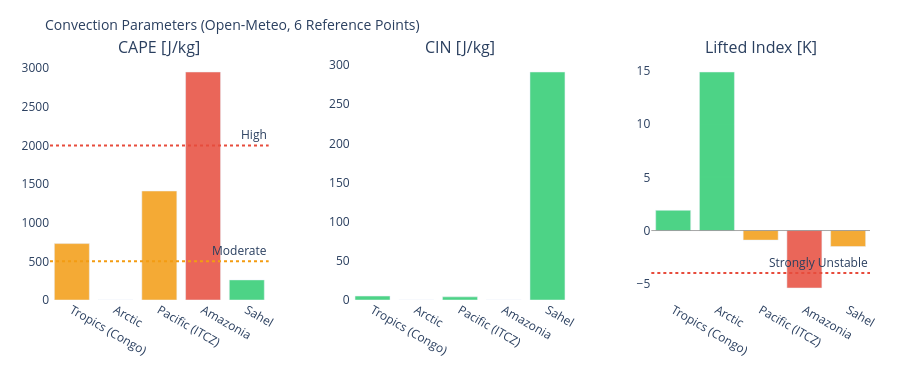

The notebook cell saved with this chart:
### Markdown cell above
---
## 3. Visualizations

### Code cell
# ============================================================
# CAPE / CIN / LIFTED INDEX – Convection potential
# ============================================================

if not df_atm.empty:
    fig = make_subplots(
        rows=1, cols=3,
        subplot_titles=['CAPE [J/kg]', 'CIN [J/kg]', 'Lifted Index [K]'],
        horizontal_spacing=0.1
    )
    pts = df_atm['point'].tolist()
    pt_colors = ['#E85D24','#185FA5','#888780','#378ADD','#639922','#F2A623']

    # CAPE – höher = mehr Gewitterpotential
    cape_vals = df_atm['cape'].fillna(0).tolist()
    cape_colors = ['#e74c3c' if v > 2000 else '#f39c12' if v > 500 else '#2ecc71'
                   for v in cape_vals]
    fig.add_trace(go.Bar(x=pts, y=cape_vals, marker_color=cape_colors,
                         opacity=0.85, showlegend=False), row=1, col=1)
    fig.add_hline(y=2000, line_dash='dot', line_color='#e74c3c',
                  annotation_text='High', row=1, col=1)
    fig.add_hline(y=500,  line_dash='dot', line_color='#f39c12',
                  annotation_text='Moderate', row=1, col=1)

    # CIN – negativer = stärker gedeckelt (weniger Auslöse)
    cin_vals = df_atm['cin'].fillna(0).tolist()
    cin_colors = ['#e74c3c' if v < -200 else '#f39c12' if v < -50 else '#2ecc71'
                  for v in cin_vals]
    fig.add_trace(go.Bar(x=pts, y=cin_vals, marker_color=cin_colors,
                         opacity=0.85, showlegend=False), row=1, col=2)

    # Lifted Index – negativ = instabil
    li_vals = df_atm['li'].fillna(0).tolist()
    li_colors = ['#e74c3c' if v < -4 else '#f39c12' if v < 0 else '#2ecc71'
                 for v in li_vals]
    fig.add_trace(go.Bar(x=pts, y=li_vals, marker_color=li_colors,
                         opacity=0.85, showlegend=False), row=1, col=3)
    fig.add_hline(y=0, line_color='gray', line_width=0.7, row=1, col=3)
    fig.add_hline(y=-4, line_dash='dot', line_color='#e74c3c',
                  annotation_text='Strongly Unstable', row=1, col=3)

    fig.update_layout(
        title=dict(text='Convection Parameters (Open-Meteo, 6 Reference Points)', font=dict(size=14)),
        height=380, plot_bgcolor='rgba(0,0,0,0)', paper_bgcolor='rgba(0,0,0,0)',
        margin=dict(l=50, r=30, t=60, b=80)
    )
    fig.update_xaxes(tickangle=30)
    fig.show()

### Figure 1 — Plotly figure (JSON) as saved in the notebook; plotly's stock layout.template omitted (floating-point values rounded to 4 significant figures)
{"data": [{"marker": {"color": ["#f39c12", "#2ecc71", "#f39c12", "#e74c3c", "#2ecc71"]}, "opacity": 0.85, "showlegend": false, "type": "bar", "x": ["Tropics (Congo)", "Arctic", "Pacific (ITCZ)", "Amazonia", "Sahel"], "xaxis": "x", "y": [730.0, 0.0, 1410.0, 2950.0, 260.0], "yaxis": "y"}, {"marker": {"color": ["#2ecc71", "#2ecc71", "#2ecc71", "#2ecc71", "#2ecc71"]}, "opacity": 0.85, "showlegend": false, "type": "bar", "x": ["Tropics (Congo)", "Arctic", "Pacific (ITCZ)", "Amazonia", "Sahel"], "xaxis": "x2", "y": [5.0, 0.0, 4.0, 0.0, 291.0], "yaxis": "y2"}, {"marker": {"color": ["#2ecc71", "#2ecc71", "#f39c12", "#e74c3c", "#f39c12"]}, "opacity": 0.85, "showlegend": false, "type": "bar", "x": ["Tropics (Congo)", "Arctic", "Pacific (ITCZ)", "Amazonia", "Sahel"], "xaxis": "x3", "y": [1.9, 14.9, -0.9, -5.4, -1.5], "yaxis": "y3"}], "layout": {"annotations": [{"font": {"size": 16}, "showarrow": false, "text": "CAPE [J/kg]", "x": 0.1333, "xanchor": "center", "xref": "paper", "y": 1.0, "yanchor": "bottom", "yref": "paper"}, {"font": {"size": 16}, "showarrow": false, "text": "CIN [J/kg]", "x": 0.5, "xanchor": "center", "xref": "paper", "y": 1.0, "yanchor": "bottom", "yref": "paper"}, {"font": {"size": 16}, "showarrow": false, "text": "Lifted Index [K]", "x": 0.8667, "xanchor": "center", "xref": "paper", "y": 1.0, "yanchor": "bottom", "yref": "paper"}, {"showarrow": false, "text": "High", "x": 1, "xanchor": "right", "xref": "x domain", "y": 2000, "yanchor": "bottom", "yref": "y"}, {"showarrow": false, "text": "Moderate", "x": 1, "xanchor": "right", "xref": "x domain", "y": 500, "yanchor": "bottom", "yref": "y"}, {"showarrow": false, "text": "Strongly Unstable", "x": 1, "xanchor": "right", "xref": "x3 domain", "y": -4, "yanchor": "bottom", "yref": "y3"}], "height": 380, "margin": {"b": 80, "l": 50, "r": 30, "t": 60}, "paper_bgcolor": "rgba(0,0,0,0)", "plot_bgcolor": "rgba(0,0,0,0)", "shapes": [{"line": {"color": "#e74c3c", "dash": "dot"}, "type": "line", "x0": 0, "x1": 1, "xref": "x domain", "y0": 2000, "y1": 2000, "yref": "y"}, {"line": {"color": "#f39c12", "dash": "dot"}, "type": "line", "x0": 0, "x1": 1, "xref": "x domain", "y0": 500, "y1": 500, "yref": "y"}, {"line": {"color": "gray", "width": 0.7}, "type": "line", "x0": 0, "x1": 1, "xref": "x3 domain", "y0": 0, "y1": 0, "yref": "y3"}, {"line": {"color": "#e74c3c", "dash": "dot"}, "type": "line", "x0": 0, "x1": 1, "xref": "x3 domain", "y0": -4, "y1": -4, "yref": "y3"}], "title": {"font": {"size": 14}, "text": "Convection Parameters (Open-Meteo, 6 Reference Points)"}, "xaxis": {"anchor": "y", "domain": [0.0, 0.2667], "tickangle": 30}, "xaxis2": {"anchor": "y2", "domain": [0.3667, 0.6333], "tickangle": 30}, "xaxis3": {"anchor": "y3", "domain": [0.7333, 1.0], "tickangle": 30}, "yaxis": {"anchor": "x", "domain": [0.0, 1.0]}, "yaxis2": {"anchor": "x2", "domain": [0.0, 1.0]}, "yaxis3": {"anchor": "x3", "domain": [0.0, 1.0]}}}
